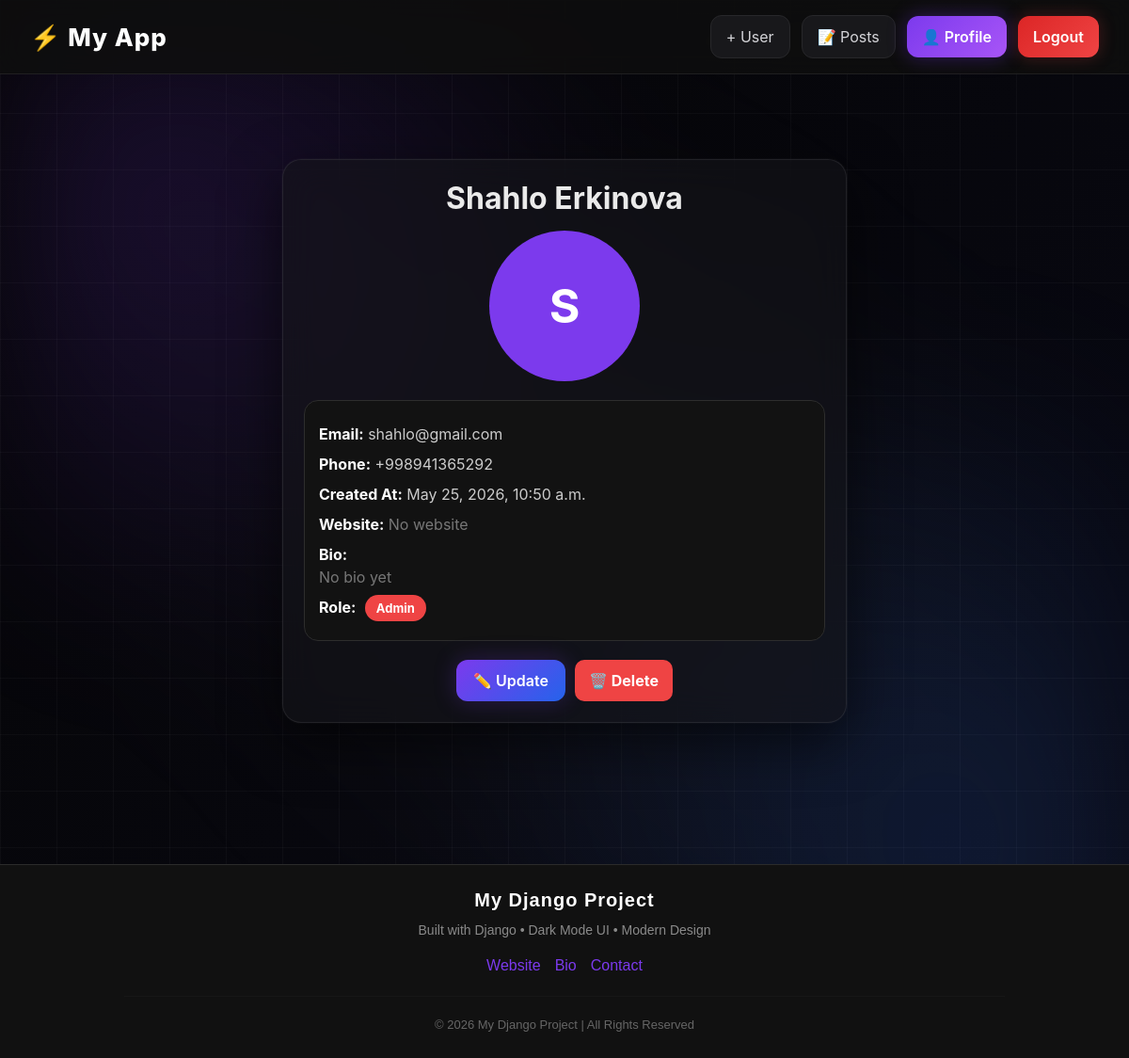
The app's page /user/shahlo-erkinova-e57/ with its own data.
### user/models.py (models this page shows, shortened)
class CustomUser(AbstractUser):
    username = None
    email = models.EmailField(unique=True)
    USERNAME_FIELD = 'email'
    REQUIRED_FIELDS = ['first_name','last_name']
    phone_number=models.CharField(max_length=30,blank=False,null=False)
    avatar=models.ImageField(upload_to='images/',default='images/default.jpg',blank=True,null=False)
    slug=models.SlugField(blank=True, null=False,unique=True)
    created_at=models.DateTimeField(auto_now_add=True,blank=True,null=False)
    objects = CustomUserManager() #     `manager ulash

### user/views.py (the view)
# urls.py: path('user/<slug:slug>/', views.user_view,name='user_view'),
def user_view(request,slug):
    user = get_object_or_404(User,slug=slug)
    return render(request,'user_view.html',{'user':user})

### templates/user_view.html (shortened to what this page needs)
{% extends 'base.html' %}
{% block content %}
<div style="max-width:600px; margin:40px auto;">
    <div class="dark-card">
        <h2 style="
            text-align:center;
            margin-bottom:15px;
            font-weight:bold;
        ">
            {{ user.first_name }} {{ user.last_name }}
        </h2>
        <div style="text-align:center; margin-bottom:20px;">
            {% if user.avatar %}
                <img src="{{ user.avatar.url }}"
                     style="
                        width:160px;
                        height:160px;
                        border-radius:50%;
                        object-fit:cover;
                        border:3px solid #7c3aed;
                     ">
            {% else %}
                <div style="
                    width:160px;
                    height:160px;
                    margin:auto;
                    border-radius:50%;
                    background:#7c3aed;
                    display:flex;
                    align-items:center;
                    justify-content:center;
                    font-size:50px;
                    font-weight:bold;
                    color:white;
                ">
                    {{ user.first_name|slice:":1" }}
                </div>
            {% endif %}
        </div>
        <div style="
            background:#121212;
            border:1px solid #2d2d2d;
            border-radius:15px;
            padding:15px;
        ">
            <p style="margin:8px 0; color:#ccc;">
                <b style="color:white;">Email:</b> {{ user.email }}
            </p>
            <p style="margin:8px 0; color:#ccc;">
                <b style="color:white;">Phone:</b> {{ user.phone_number }}
            </p>
            <p style="margin:8px 0; color:#ccc;">
                <b style="color:white;">Created At:</b> {{ user.created_at }}
            </p>
            <p style="margin:8px 0; color:#ccc;">
                <b style="color:white;">Website:</b>
                {% if user.profile.website %}
                    <a href="{{ user.profile.website }}" target="_blank" style="color:#7c3aed;">
                        {{ user.profile.website }}
                    </a>
                {% else %}
                    <span style="color:#777;">No website</span>
                {% endif %}
            </p>
            <p style="margin:8px 0; color:#ccc;">
                <b style="color:white;">Bio:</b><br>
                {% if user.profile.bio %}
                    <span style="color:#aaa;">{{ user.profile.bio }}</span>
                {% else %}
                    <span style="color:#777;">No bio yet</span>
                {% endif %}
            </p>
            <p style="margin:8px 0; color:#ccc;">
                <b style="color:white;">Role:</b>
                {% if user.is_superuser %}
                    <span style="
                        background:#ef4444;
                        color:white;
                        padding:6px 12px;
                        border-radius:20px;
                        font-size:13px;
                        font-weight:bold;
                        margin-left:5px;
                    ">
                        Admin
                    </span>
                {% endif %}
            </p>
        </div>
        <div style="
            margin-top:20px;
            display:flex;
            gap:10px;
            flex-wrap:wrap;
            justify-content:center;
        ">
            {% if user.slug %}
                <a href="{% url 'user_update' user.slug %}"
                   class="btn-dark-custom">
                    ✏️ Update
                </a>
                <a href="{% url 'user_delete' user.slug %}"
                   style="
                        padding:10px 15px;
                        background:#ef4444;
                        color:white;
                        border-radius:10px;
                        text-decoration:none;
                        font-weight:bold;
                   ">
                    🗑️ Delete
                </a>
            {% endif %}
        </div>
    </div>
</div>
{% endblock %}

### templates/base.html (style rules this page uses)
body { margin: 0; min-height: 100vh; font-family: "Inter", Arial, sans-serif; color: #eaeaea; overflow-x: hidden; position: relative; background: linear-gradient(-45deg, #050505, #0b0b12, #0a0a1a, #050505); background-size: 400% 400%; animation: bgMove 18s ease infinite; }
body::before { content: ""; position: fixed; inset: 0; background: linear-gradient(rgba(255,255,255,0.03) 1px, transparent 1px), linear-gradient(90deg, rgba(255,255,255,0.03) 1px, transparent 1px); background-size: 60px 60px; z-index: -2; pointer-events: none; }
body::after { content: ""; position: fixed; inset: 0; background: radial-gradient(circle at 15% 20%, rgba(124,58,237,0.18), transparent 35%), radial-gradient(circle at 85% 80%, rgba(59,130,246,0.16), transparent 40%), radial-gradient(circle at 50% 50%, rgba(255,255,255,0.04), transparent 60%); filter: blur(80px); z-index: -1; pointer-events: none; }
a { text-decoration: none; color: inherit; transition: 0.2s; }
.dark-card { background: rgba(20, 20, 25, 0.6); border: 1px solid rgba(255,255,255,0.08); border-radius: 20px; padding: 22px; backdrop-filter: blur(18px); -webkit-backdrop-filter: blur(18px); box-shadow: 0 0 0 1px rgba(255,255,255,0.02), 0 20px 60px rgba(0,0,0,0.6); transition: 0.25s; }
.btn-dark-custom { background: linear-gradient(135deg, #7c3aed, #2563eb); border: none; color: white; padding: 10px 18px; border-radius: 12px; font-weight: 600; transition: 0.25s; box-shadow: 0 0 25px rgba(124,58,237,0.25); }

### records on screen
CustomUser: first_name "Shahlo", last_name "Erkinova", first_name "S", email "shahlo@gmail.com", phone_number "+998941365292", created_at "May 25, 2026, 10:50 a.m."
